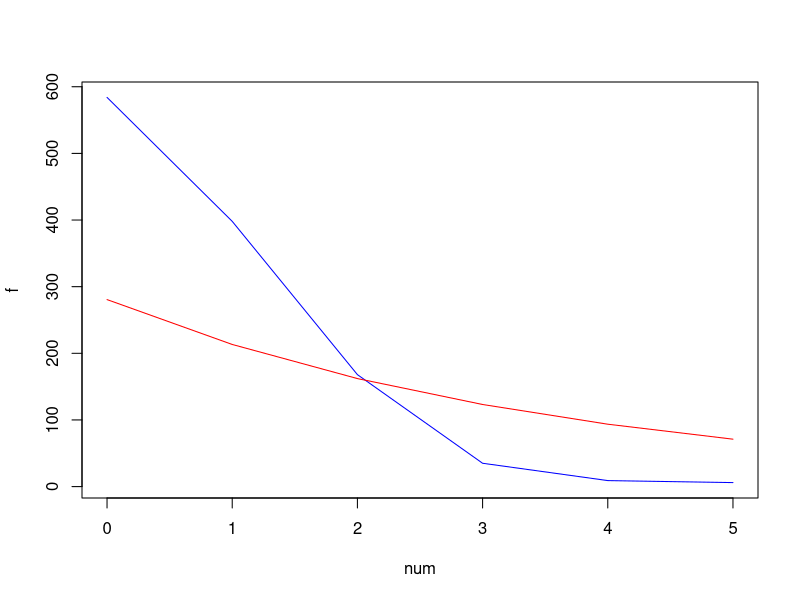

The R source for this figure:
## ---- chunk 1
library(knitr)
opts_chunk$set(tidy.opts = list(width.cutoff = 80), tidy = TRUE)
## ---- chunk 2
duke <- c(7.5, 8.7, 7.1, 18.2)
unc <- c(5.5, 6.2, 13.0, 9.7, 12.9, 5.9, 1.9)
nscu <- c(16.9, 4.5, 10.5, 4.4, 4.6, 18.7, 8.7, 15.8)
gt <- c(7.9, 7.8, 14.5, 6.1, 4.0, 14.0)

data <- c(duke, unc, nscu, gt)
belong <- c(rep(1, length(duke)), rep(2, length(unc)), rep(3, length(nscu)), rep(4, length(gt)))

kruskal.test(data, belong)
## ---- chunk 3
a <- c(18.6, 18.4, 18.4, 18.5, 17.9)
b <- c(18.7, 19.0, 18.9, 18.5)
c <- c(19.4, 18.9, 19.5, 19.1, 18.5)
d <- c(19.0, 18.8, 18.6, 18.7)

data <- c(a, b, c, d)
belong <- c(rep(1, length(a)), rep(2, length(b)), rep(3, length(c)), rep(4, length(d)))

kruskal.test(data, belong)
## ---- chunk 4
kruskal.test(c(a, b, c, d), c(rep(1, length(a)), rep(2, length(b)), rep(3, length(c)), rep(4, length(d))))
kruskal.test(c(b, c, d), c(rep(2, length(b)), rep(3, length(c)), rep(4, length(d))))
kruskal.test(c(a, c, d), c(rep(1, length(a)), rep(3, length(c)), rep(4, length(d))))
kruskal.test(c(a, b, d), c(rep(1, length(a)), rep(2, length(b)), rep(4, length(d))))
kruskal.test(c(a, b, c), c(rep(1, length(a)), rep(2, length(b)), rep(3, length(c))))
## ---- chunk 5
num <- c(0, 1, 2, 3, 4, 5)
f <- c(584, 398, 168, 35, 9, 6)
n <- sum(f)
lambda <- 0.76
## ---- chunk 6
f_theo <- n * lambda^num / 2 * exp(-lambda)
print(f_theo)
## ---- chunk 7
plot(num, f, type='l', col='blue')
lines(num, f_theo, type = 'l', col='red')
## ---- chunk 8
X_squared <- sum((f - f_theo)^2 / f_theo)
print(X_squared)
## ---- chunk 9
crit_val <- qchisq(p = 1-0.05, df = length(f) - 2)
print(crit_val)
